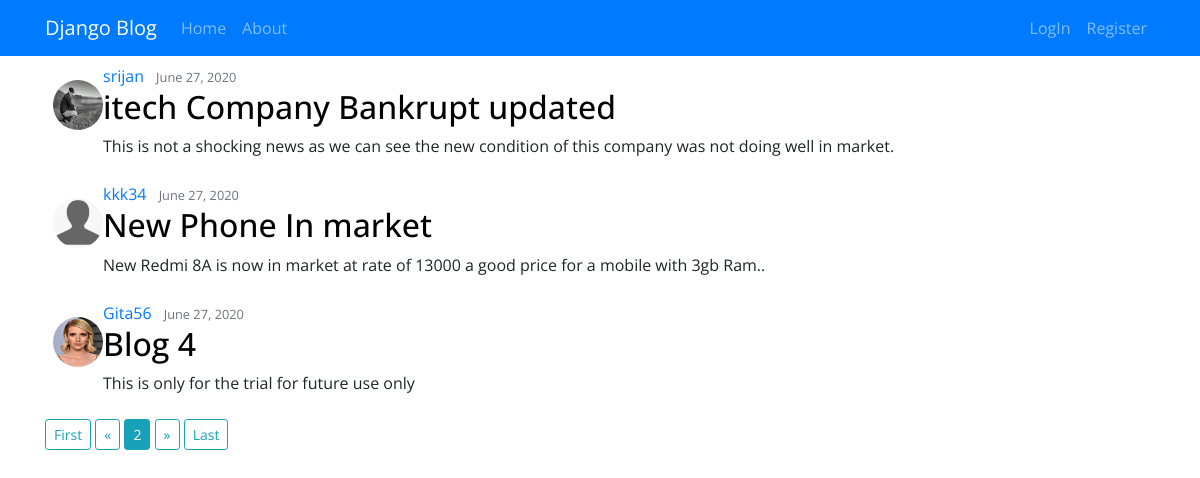
Screenshot of /?page=2 with the database file from the repository.
### blog/models.py (models this page shows, shortened)
class Post(models.Model):
    title=models.CharField(max_length=100)
    content=models.TextField()
    date_posted=models.DateTimeField(default=timezone.now)
    author=models.ForeignKey(User,on_delete=models.CASCADE)
    class Meta:
        ordering=['-title']

### users/models.py (models this page shows, shortened)
class Profile(models.Model):
    user=models.OneToOneField(User,on_delete=models.CASCADE)
    image=models.ImageField(default='default.png',upload_to='profile_pics')

### blog/views.py (the view)
# urls.py: path('',PostListView.as_view(),name='blog-home'),
class PostListView(ListView):
    model=Post
    template_name='blog/home.html'  #<app>/<model>_<viewtype>.html
    context_object_name='post'
    ordering=['-date_posted']
    paginate_by=3

### blog/templates/blog/home.html
{% extends 'blog/base.html' %}
{% block content %}
    {% for i in post %}
        <article class="media content-section m-2">
         <img src="{{ i.author.profile.image.url }}" alt="!!" class="img-responsive rounded-circle mt-3" style="height:50px; width:50px;">
            <div class="media-body">
                <div class="article-metadata">
                    <a  class="mr-2" href="{% url 'profile' %}"> {{i.author}} </a>
                    <small class="text-muted"> {{i.date_posted|date:"F d, Y"}} </small>
                </div>
                <h2><a class="artical-title" href="{% url 'blog-detail' i.id %}" id="blogtitle"> {{i.title}} </a></h2>
                <p class="artical-content"> {{i.content}} </p>
            </div>
        </article>
    {% endfor %}
    {% if is_paginated %}
        {% if page_obj.has_previous %}
            <a href="?page=1" class="btn btn-outline-info btn-sm">First</a>
            <a href="?page={{page_obj.previous_page_number}}" class="btn btn-outline-info btn-sm"><span aria-hidden="true">&laquo;</span></a>
        {% endif %}
        {% for num in page_obj.paginator.page_range %}
            {% if page_obj.number == num %}
                <a href="?page={{num}}" class="btn btn-info btn-sm">{{num}}</a>
            {% elif num > page_obj.number|add:'-1' and num < page_obj.number|add:'1' %}
                <a href="?page={{num}}" class="btn btn-outline-info btn-sm">{{num}}</a>
            {% endif %}
        {% endfor %}
        {% if page_obj.has_next %}
            <a href="?page={{page_obj.next_page_number}}" class="btn btn-outline-info btn-sm"><span aria-hidden="true">&raquo;</span></a>
            <a href="?page={{page_obj.paginator.num_pages}}" class="btn btn-outline-info btn-sm">Last</a>
        {% endif %}
    {% endif %}
    {% endblock content %}

### blog/static/blog/base.css (style rules this page uses)
body { font-family: 'Open Sans', sans-serif; }
#blogtitle { text-decoration: none; color: black; }

### rows the page displays
Post: author.profile.image (picture), author "srijan", date_posted "June 27, 2020", title "itech Company Bankrupt updated", content "This is not a shocking news as we can see the new condition of this company was not doing well in market."
Post: author.profile.image (placeholder picture), author "kkk34", date_posted "June 27, 2020", title "New Phone In market", content "New Redmi 8A is now in market at rate of 13000 a good price for a mobile with 3gb Ram.."
Post: author.profile.image (picture), author "Gita56", date_posted "June 27, 2020", title "Blog 4", content "This is only for the trial for future use only"

### other values shown
{{ num }} "2"
